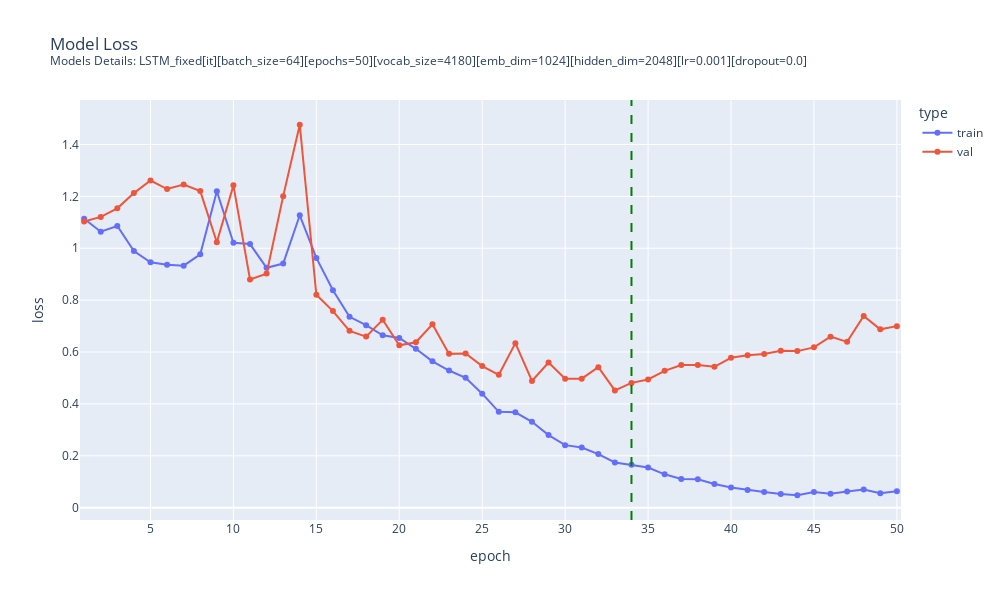

Source (notebook cell):
### Code cell
global_res_it = pd.read_csv(global_res_it_path)

plot_model_fit_loss(
    train_loss=global_res_it['training_loss'],
    val_loss=global_res_it['validation_loss'],
    vertical_line=34, # best epoch chosen
    subtitle="Models Details: " + BEST_LSTM_IT.MODEL_DESCRIPTION
)

### Figure 1 — Plotly figure (JSON) as saved in the notebook; plotly's stock layout.template omitted (floating-point values rounded to 4 significant figures)
{"data": [{"hovertemplate": "type=train<br>epoch=%{x}<br>loss=%{y}<extra></extra>", "legendgroup": "train", "line": {"color": "#636efa", "dash": "solid"}, "marker": {"symbol": "circle"}, "mode": "lines+markers", "name": "train", "orientation": "v", "showlegend": true, "type": "scatter", "x": [1, 2, 3, 4, 5, 6, 7, 8, 9, 10, 11, 12, 13, 14, 15, 16, 17, 18, 19, 20, 21, 22, 23, 24, 25, 26, 27, 28, 29, 30, 31, 32, 33, 34, 35, 36, 37, 38, 39, 40, 41, 42, 43, 44, 45, 46, 47, 48, 49, 50], "xaxis": "x", "y": [1.113, 1.064, 1.086, 0.9893, 0.9458, 0.936, 0.933, 0.9765, 1.22, 1.021, 1.016, 0.9246, 0.941, 1.127, 0.9627, 0.8379, 0.7359, 0.7034, 0.6645, 0.6545, 0.6125, 0.564, 0.5287, 0.5004, 0.4395, 0.3696, 0.3677, 0.3311, 0.28, 0.2411, 0.2318, 0.2066, 0.1743, 0.1651, 0.1548, 0.1287, 0.1104, 0.1092, 0.0911, 0.0778, 0.0682, 0.0603, 0.0529, 0.048, 0.0603, 0.0542, 0.0625, 0.0699, 0.0554, 0.063], "yaxis": "y"}, {"hovertemplate": "type=val<br>epoch=%{x}<br>loss=%{y}<extra></extra>", "legendgroup": "val", "line": {"color": "#EF553B", "dash": "solid"}, "marker": {"symbol": "circle"}, "mode": "lines+markers", "name": "val", "orientation": "v", "showlegend": true, "type": "scatter", "x": [1, 2, 3, 4, 5, 6, 7, 8, 9, 10, 11, 12, 13, 14, 15, 16, 17, 18, 19, 20, 21, 22, 23, 24, 25, 26, 27, 28, 29, 30, 31, 32, 33, 34, 35, 36, 37, 38, 39, 40, 41, 42, 43, 44, 45, 46, 47, 48, 49, 50], "xaxis": "x", "y": [1.103, 1.121, 1.154, 1.212, 1.261, 1.228, 1.246, 1.22, 1.023, 1.242, 0.8799, 0.9022, 1.201, 1.476, 0.8209, 0.7578, 0.6817, 0.6594, 0.7243, 0.6258, 0.6376, 0.707, 0.5929, 0.5946, 0.5457, 0.5123, 0.6342, 0.4884, 0.5598, 0.4973, 0.4973, 0.5417, 0.452, 0.4811, 0.4941, 0.5276, 0.5501, 0.5501, 0.5431, 0.5777, 0.5874, 0.5927, 0.6053, 0.6035, 0.618, 0.6592, 0.6393, 0.7386, 0.6875, 0.6998], "yaxis": "y"}], "layout": {"height": 600, "legend": {"title": {"text": "type"}, "tracegroupgap": 0}, "shapes": [{"line": {"color": "green", "dash": "dash", "width": 2}, "type": "line", "x0": 34, "x1": 34, "xref": "x", "y0": 0, "y1": 1, "yref": "y domain"}], "title": {"text": "Model Loss<br><sup>Models Details: LSTM_fixed[it][batch_size=64][epochs=50][vocab_size=4180][emb_dim=1024][hidden_dim=2048][lr=0.001][dropout=0.0]<sup>"}, "width": 1000, "xaxis": {"anchor": "y", "domain": [0, 1], "range": [0.75, 50.25], "title": {"text": "epoch"}}, "yaxis": {"anchor": "x", "domain": [0, 1], "title": {"text": "loss"}}}}
